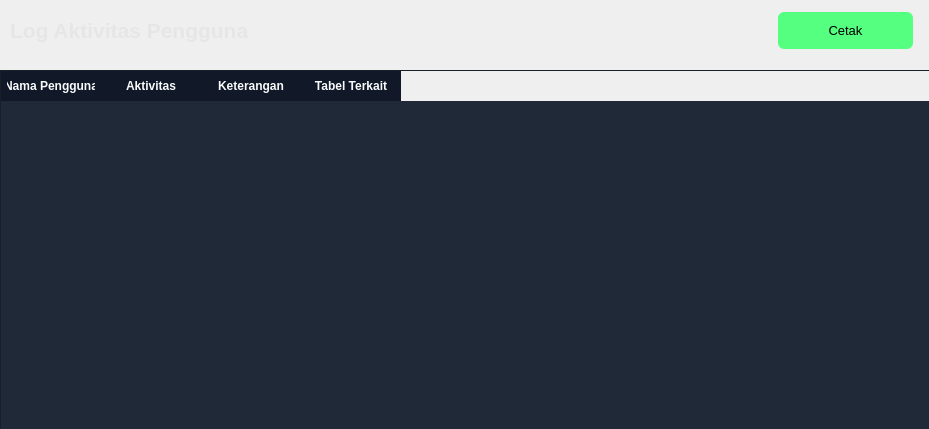
<?xml version="1.0" encoding="UTF-8"?>
<ui version="4.0">
 <class>Form</class>
 <widget class="QWidget" name="Form">
  <property name="geometry">
   <rect>
    <x>0</x>
    <y>0</y>
    <width>929</width>
    <height>429</height>
   </rect>
  </property>
  <property name="windowTitle">
   <string>Form</string>
  </property>
  <widget class="QTableWidget" name="tableWidget">
   <property name="geometry">
    <rect>
     <x>0</x>
     <y>70</y>
     <width>931</width>
     <height>361</height>
    </rect>
   </property>
   <property name="styleSheet">
    <string notr="true">QTableWidget {
    background-color: #1f2937;      /* body gelap */
    color: #f1f5f9;                 /* text isi tabel */
    gridline-color: #374151;
    selection-background-color: #2563eb;
    selection-color: white;
}

/* Header kolom */
QHeaderView::section {
    background-color: #111827;      /* header lebih gelap */
    color: #f9fafb;                 /* text header putih */
    padding: 6px;
    border: none;
    font-weight: bold;
}

/* Alternating row */
QTableWidget::item:alternate {
    background-color: #111827;
}

/* Hover row */
QTableWidget::item:hover {
    background-color: #374151;
}</string>
   </property>
   <column>
    <property name="text">
     <string>Nama Pengguna</string>
    </property>
   </column>
   <column>
    <property name="text">
     <string>Aktivitas</string>
    </property>
   </column>
   <column>
    <property name="text">
     <string>Keterangan</string>
    </property>
   </column>
   <column>
    <property name="text">
     <string>Tabel Terkait</string>
    </property>
   </column>
  </widget>
  <widget class="QLabel" name="label_2">
   <property name="geometry">
    <rect>
     <x>10</x>
     <y>10</y>
     <width>361</width>
     <height>41</height>
    </rect>
   </property>
   <property name="font">
    <font>
     <pointsize>16</pointsize>
     <weight>75</weight>
     <bold>true</bold>
    </font>
   </property>
   <property name="styleSheet">
    <string notr="true">color: rgb(230, 230, 230);</string>
   </property>
   <property name="text">
    <string>Log Aktivitas Pengguna</string>
   </property>
  </widget>
  <widget class="QPushButton" name="btn_report_aktivitas_user">
   <property name="geometry">
    <rect>
     <x>770</x>
     <y>10</y>
     <width>151</width>
     <height>41</height>
    </rect>
   </property>
   <property name="styleSheet">
    <string notr="true">QPushButton {
	background-color: rgb(85, 255, 127);
    border: none;
    text-align: center;
    font-size: 10pt;
    border-radius: 6px;  /* Radius sedang, tidak terlalu bulat */
    margin: 2px 8px;
    color: rgb(0,0,0);
}
QPushButton:hover {
	background-color: rgb(170, 255, 127);
}

</string>
   </property>
   <property name="text">
    <string>Cetak</string>
   </property>
  </widget>
 </widget>
 <resources/>
 <connections/>
</ui>
